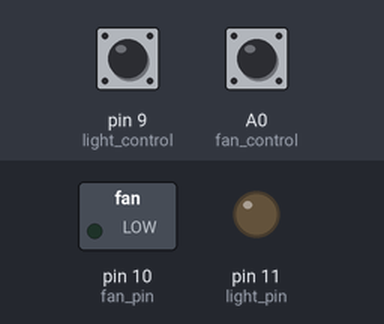
Recording of a sketch running on a simulated Arduino Uno, built with avr-gcc and run on an emulated ATmega328P. On the bench: switched loads named in the sketch (green lamp = pin HIGH), output pins drawn as LEDs (lit = HIGH). The test bench sets the inputs (shaded band); at power-on: pin 9 (light_control) HIGH, A0 (fan_control) HIGH.

Above: at 1.2 s.
1.3 s: pin 9 (light_control) pulled LOW for 1 s
At 2.4 s:
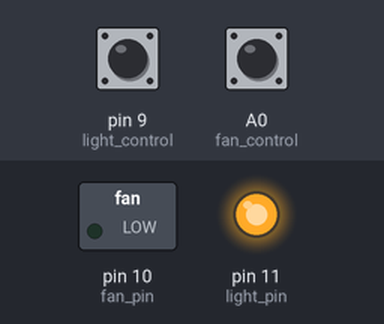
3.8 s: A0 (fan_control) pulled LOW for 3.2 s
At 7.2 s:
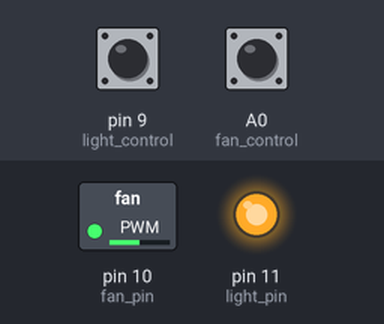
8.5 s: pin 9 (light_control) pulled LOW for 0.15 s
At 9.7 s:
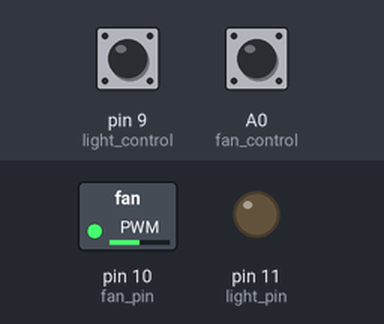
10.1 s: A0 (fan_control) pulled LOW for 0.15 s
At 10.9 s:
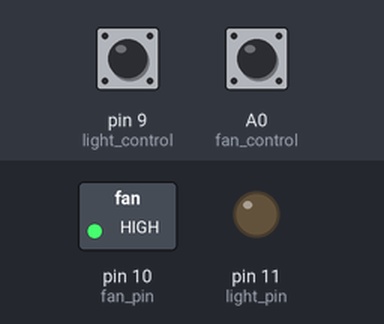
11.7 s: pin 9 (light_control) pulled LOW for 0.15 s
At 12.1 s:
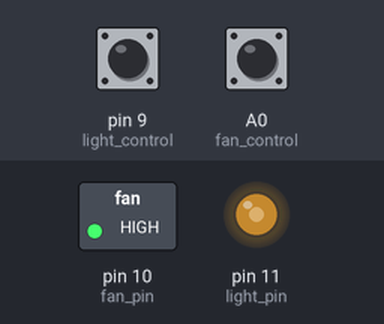
13.3 s: A0 (fan_control) pulled LOW for 1 s
At 15.1 s:
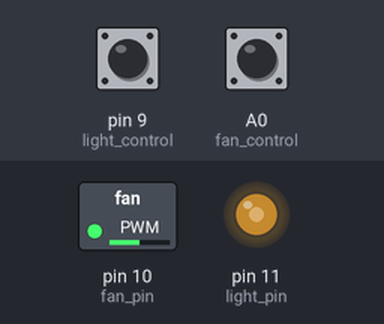
Timing chart, 0 to 16.6 s (numbered marks = the images above; inputs shaded):
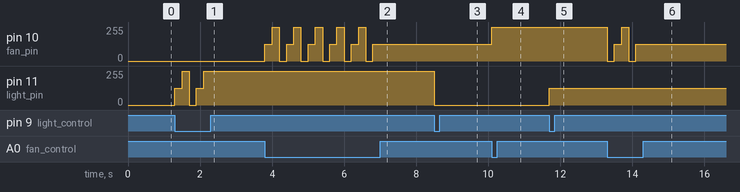

Measured:
- after the input at 1.3 s, pin 11 (light_pin): 0/255 → 127/255 at once, → 255/255 0.20 s later, → 0/255 0.20 s later, → 127/255 0.20 s later, … (5 changes in this stretch)
- after the input at 3.8 s, pin 10 (fan_pin): 0/255 → 127/255 at once, then repeats every 0.60 s: 255/255 0.20 s, 0/255 0.20 s, 127/255 0.20 s, until it stays 127/255 from 6.8 s
- after the input at 8.5 s, pin 11 (light_pin): 255/255 → 0/255 at once
- after the input at 10.1 s, pin 10 (fan_pin): 127/255 → 255/255 at once
- after the input at 11.7 s, pin 11 (light_pin): 0/255 → 127/255 at once
- after the input at 13.3 s, pin 10 (fan_pin): 255/255 → 0/255 at once, → 127/255 0.20 s later, → 255/255 0.20 s later, → 0/255 0.20 s later, … (5 changes in this stretch)

The sketch:

fanlight.ino
```cpp
#define fan_control A0
#define fan_pin 10
#define light_control 9
#define light_pin 11


int fan_setting = 0;
int light_setting = 0;


void fan();
void light();

void setup() {
  pinMode(light_pin, OUTPUT);
  pinMode(fan_pin, OUTPUT);
  pinMode(fan_control, INPUT_PULLUP);
  pinMode(light_control, INPUT_PULLUP);
}

void loop() {
  if (digitalRead(fan_control) == LOW) {
    fan_setting++;
    if (fan_setting == 3) {
      fan_setting = 0;
    }
    fan();
    delay(200);
  }
  if (digitalRead(light_control) == LOW) {
    light_setting++;
    if (light_setting == 3) {
      light_setting = 0;
    }
    light();
    delay(200);
  }
}

void fan() {
  if (fan_setting == 0) {
    analogWrite(fan_pin, 0);
  }
  else if(fan_setting == 1) {
    analogWrite(fan_pin, 127);
  }
  else if(fan_setting == 2) {
    analogWrite(fan_pin, 255);
  }
}

void light() {
  if (light_setting == 0) {
    analogWrite(light_pin, 0);
  }
  else if(light_setting == 1) {
    analogWrite(light_pin, 127);
  }
  else if(light_setting == 2) {
    analogWrite(light_pin, 255);
  }
}
```
